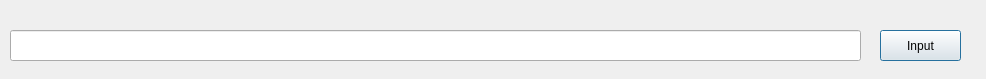
<?xml version="1.0" encoding="UTF-8"?>
<ui version="4.0">
 <class>LineInputDialog</class>
 <widget class="QDialog" name="LineInputDialog">
  <property name="geometry">
   <rect>
    <x>0</x>
    <y>0</y>
    <width>986</width>
    <height>79</height>
   </rect>
  </property>
  <property name="windowTitle">
   <string>Dialog</string>
  </property>
  <widget class="QPushButton" name="pushButton">
   <property name="geometry">
    <rect>
     <x>880</x>
     <y>30</y>
     <width>81</width>
     <height>31</height>
    </rect>
   </property>
   <property name="text">
    <string>Input</string>
   </property>
  </widget>
  <widget class="QLineEdit" name="lineEdit">
   <property name="geometry">
    <rect>
     <x>10</x>
     <y>30</y>
     <width>851</width>
     <height>31</height>
    </rect>
   </property>
  </widget>
 </widget>
 <resources/>
 <connections/>
</ui>
